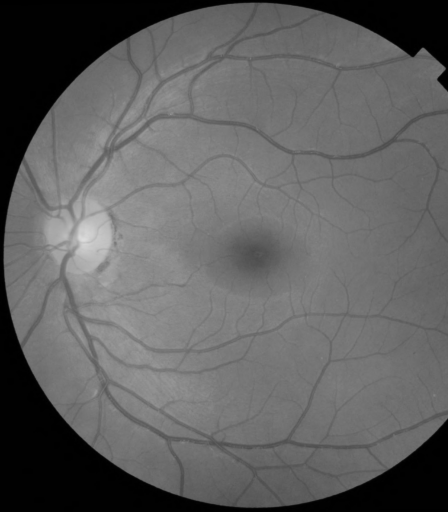
#> input picture tp1/data/tp1_ex1_img1.tiff, 448 x 512 px
$ jupyter execute --allow-errors tp1.ipynb
#> lines starting #> are read from the running program, lines starting #| are printed output that depends on the picture; long printed decimals are rounded
[cell 1]
import numpy as np
import skimage
import imageio
import matplotlib.pyplot as plt

# Imports supplémentaires
import skimage.transform
from PIL import Image

# Exercice 1 : Imagerie de la rétine & Message secret
Les images à utiliser pour cet exercice sont `tp1_ex1_img1.tiff` et `tp1_ex1_img2.tiff`.

[cell 2]
### Lecture des fichers image
img1 = imageio.imread('tp1_ex1_img1.tiff')
#> img1 is the input picture: shape (512, 448); min 0, max 220, mean 96.2
img2 = imageio.imread('tp1_ex1_img2.tiff')
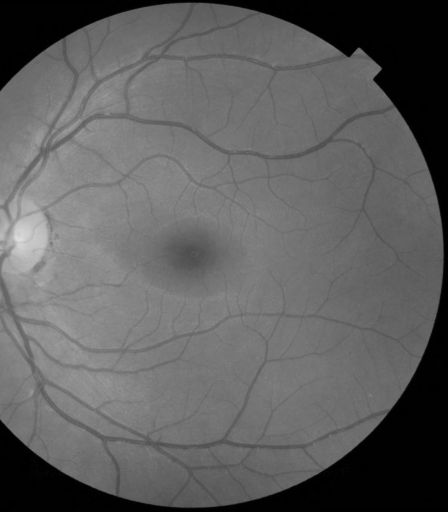
#> input picture tp1/data/tp1_ex1_img2.tiff, 448 x 512 px
#> img2 is the input picture: shape (512, 448); min 0, max 221, mean 95

# Données Image1
plt.imshow(img1); plt.title("Image 1"); plt.show()
print('Taille: ', img1.shape)
#| Taille:  (512, 448)
print('Format de pixel: ', img1.dtype)
#| Format de pixel:  uint8
print('Intensité min et max: ', img1.min(), img1.max())
#| Intensité min et max:  0 220
print('Intensité moyenne: ', img1.mean())
#| Intensité moyenne:  96.186
print('Espace mémoire (bit): ', img1.size, img1.shape[0] * img1.shape[1] * 4)
#| Espace mémoire (bit):  229376 917504

# Données Image2
plt.imshow(img2); plt.title("Image 2"); plt.show()
print('Taille: ', img2.shape)
#| Taille:  (512, 448)
print('Format de pixel: ', img2.dtype)
#| Format de pixel:  uint8
print('Intensité min et max: ', img2.min(), img2.max())
#| Intensité min et max:  0 221
print('Intensité moyenne: ', img2.mean())
#| Intensité moyenne:  95.021
print('Espace mémoire (bit): ', img2.size, img2.shape[0] * img2.shape[1] * 4)
#| Espace mémoire (bit):  229376 917504

# Alligner les deux images l'une par dessus l'autre
# J'ai trouvé par essai-erreur, je ne savais pas comment programmer la mise l'une par dessus l'autre
img1 = img1[0:512, 64:448]
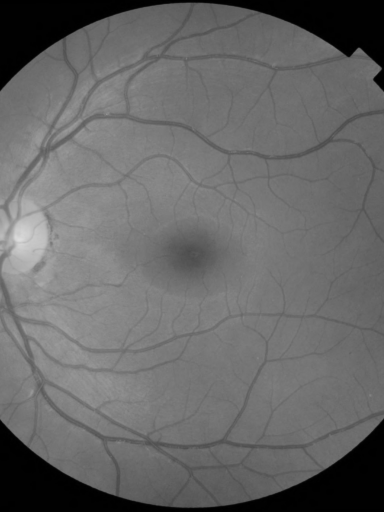
#> img1: shape (512, 384); min 0, max 220, mean 103.8
img2 = img2[0:512, 0:384]
#> img2: shape (512, 384)
plt.subplot(1,2,1); plt.imshow(img1); plt.title("Image 1")
plt.subplot(1,2,2); plt.imshow(img2); plt.title("Image 2")
plt.show()
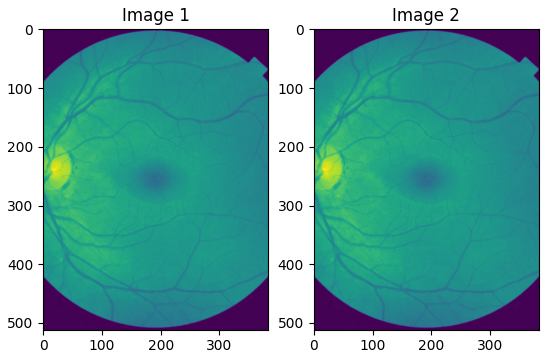
#> figure drawn by matplotlib, 2 panels
print(img1.shape)
#| (512, 384)

# Ajustement des intensités des images de base
img1 = img1 / img1.max()
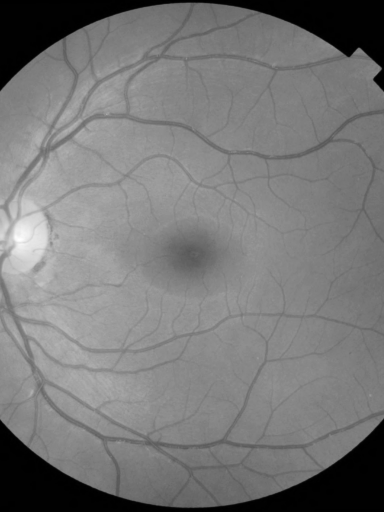
#> img1: shape (512, 384) float64; min 0, max 1, mean 0.472
img2 = img2 / img2.max()
print('\nIntensité de l\'image 1:', img1.max())
#| Intensité de l'image 1: 1.0
print('Intensité de l\'image 2:', img2.max())
#| Intensité de l'image 2: 1.0

# Calcul de l'Image3 et ajustement de son intensité
img3 = img1 - img2
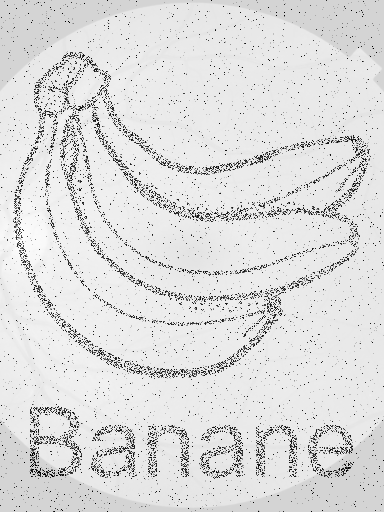
#> img3: shape (512, 384) float64; min -0.0226, max 0.00452, mean 0.000982; drawn with min black and max white
print('Intensité de l\'image 3:', img3.max())
#| Intensité de l'image 3: 0.004525

# Données Image3
plt.imshow(img3); plt.title("Image 3"); plt.show()
print('Taille: ', img3.shape)
#| Taille:  (512, 384)
print('Format de pixel: ', img3.dtype)
#| Format de pixel:  float64
print('Intensité min et max: ', img3.min(), img3.max())
#| Intensité min et max:  -0.02262 0.004525
print('Intensité moyenne: ', img3.mean())
#| Intensité moyenne:  0.0009825
print('Espace mémoire (bit): ', img3.size, img3.shape[0] * img3.shape[1] * 4)
#| Espace mémoire (bit):  196608 786432

# Questions
## Pourquoi le message secret est-il imperceptible?
Parce que l'intensité du message a été changée et vu qu'il a été fusionné avec l'image de base, l'oeil n'est pas capable de le voir.
## Comment cette image a-t-elle été créée?
On pense que l'intensité de l'image a été diminuée et elle a été fusionnée à l'image de base.

# Exercice 2 : Avatar UQAM
- Vous devez utiliser l'image `tp1_ex2_logo.tiff` ainsi qu'une photo de vous-même pour cet exercice.

[cell 3]
def creation_profil(input_file, output_file, centre, s):
    """TP1/Ex3 : Création d'une photo de profil UQAM.
    Paramètres
    ----------
    input_file : str
        Chemin vers l'image originale
    output_file : str
        Chemin vers l'image modifiée
    centre : tuple (2,)
        Tuple ou liste de longueur 2 contenant les coordonnées (r,c) du centre du visage
    s : int
        Taille de la photo de profil en pixel
    """
#> called with input_file = 'profil_PedroLuisBernardos.jpg', output_file = '0', centre = (1700, 1700), s = 2
    #Variables
    ifile = imageio.imread(input_file)
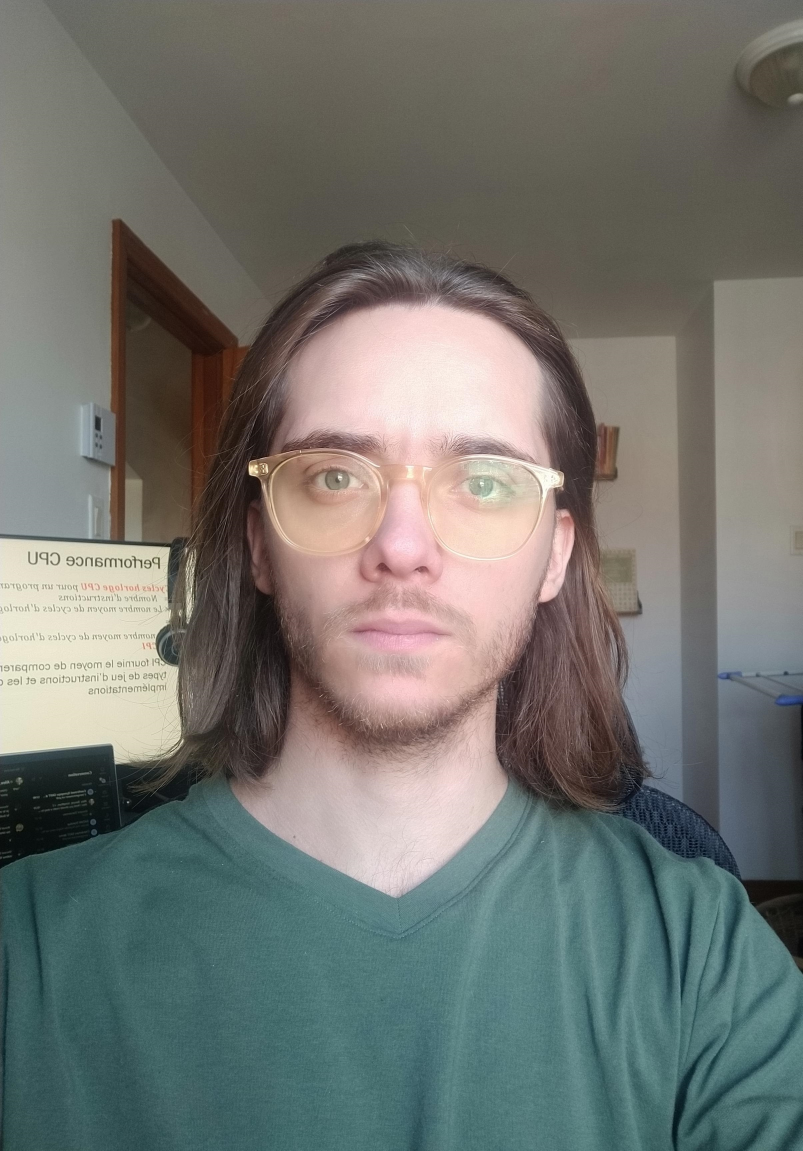
#> input picture tp1/data/profil_PedroLuisBernardos.JPG, 2408 x 3452 px, found by its file name (shown at 1/3 size)
#> ifile is the input picture: shape (3452, 2408, 3); mean R, G, B 114.2, 116.7, 111.5
    ofile = input_file[:-4] + '_uqam.jpg'
    logo = imageio.imread('tp1_ex2_logo.tiff')

    #Rogner les dimensions selon le centre donné en paramètre
    crop_largeur = centre[0]
    crop_longueur = centre[1]
    milieu_x = int(ifile.shape[1]/2)
    milieu_y = int(ifile.shape[0]/2)
    c_la2 = int(crop_largeur/2)
    c_lo2 = int(crop_longueur/2)
    crop_img = ifile[milieu_y - c_lo2 : milieu_y + c_lo2, milieu_x - c_la2 : milieu_x + c_la2]

    #Ajuster logo
    logo = skimage.transform.resize(logo, crop_img.shape)
    logo_max = ((logo/np.max(logo))*255).astype(np.uint8)

    #Combiner les images
    resultat = np.maximum(crop_img,logo_max)

    #Enregistrer l'image
    imageio.imsave(ofile, resultat)

    #Afficher les résultats
    plt.figure(figsize=(20, 20))
    plt.subplot(121); plt.imshow(ifile); plt.title("Image originale"); plt.axis('off')
    plt.subplot(122); plt.imshow(resultat); plt.title("Image modifiée"); plt.axis('off')
    plt.show()

#> (the rest of this cell did not finish here and is left out)
